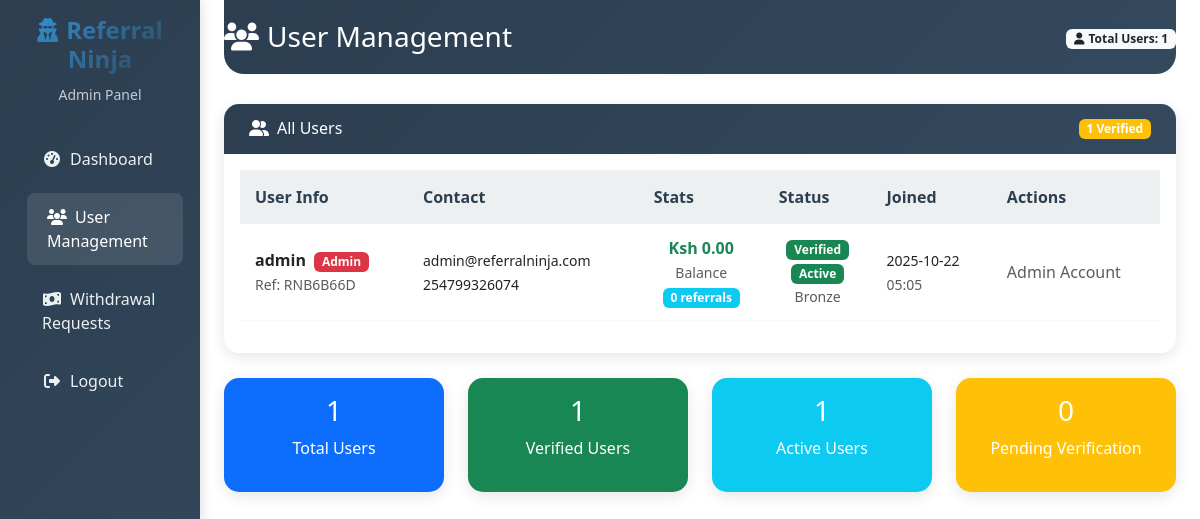
Before: /admin/users (signed in) with the older database file.
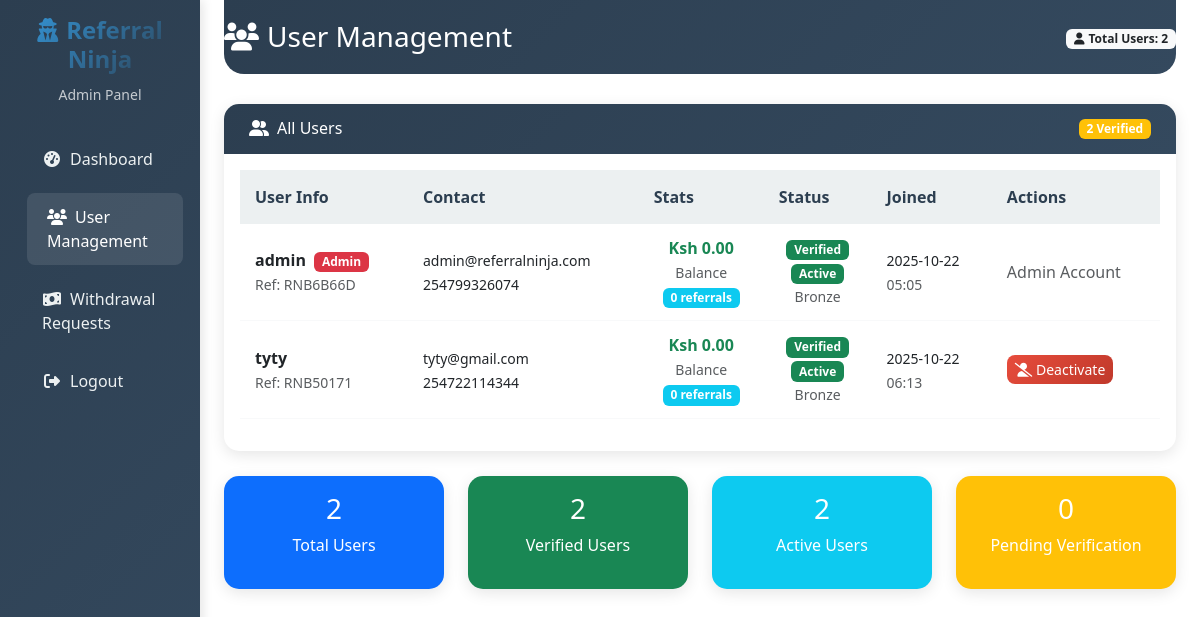
After: the same page with the newer database file.
### app.py (models this page shows, shortened)
class User(UserMixin, db.Model):
    id = db.Column(db.Integer, primary_key=True)
    username = db.Column(db.String(80), unique=True, nullable=False)
    email = db.Column(db.String(120), unique=True, nullable=False)
    password_hash = db.Column(db.String(200), nullable=False)
    phone_number = db.Column(db.String(20), unique=True, nullable=False)
    balance = db.Column(db.Float, default=0.0)
    referral_code = db.Column(db.String(10), unique=True)
    referred_by = db.Column(db.String(10))
    referral_balance = db.Column(db.Float, default=0.0)
    total_earned = db.Column(db.Float, default=0.0)
    total_withdrawn = db.Column(db.Float, default=0.0)
    referral_count = db.Column(db.Integer, default=0)
    is_admin = db.Column(db.Boolean, default=False)
    is_verified = db.Column(db.Boolean, default=False)
    is_active = db.Column(db.Boolean, default=True)
    created_at = db.Column(db.DateTime, default=lambda: datetime.now(timezone.utc))
    user_rank = db.Column(db.String(20), default='Bronze')
    total_commission = db.Column(db.Float, default=0.0)
    referral_source = db.Column(db.String(20), default='direct')
    reset_token = db.Column(db.String(100), unique=True)
    reset_token_expires = db.Column(db.DateTime)

### app.py (the view)
@app.route('/admin/users')
@login_required
@admin_required
def admin_users():
    users = User.query.all()
    for user in users:
        user.referral_count = Referral.query.filter_by(referrer_id=user.id).count()
        user.pending_withdrawals = Transaction.query.filter_by(
            user_id=user.id,
            transaction_type='withdrawal',
            status='pending'
        ).count()
    return render_template('admin_users.html', users=users)

### app.py (called while the page is built)
def admin_required(f):
    @wraps(f)
    def decorated_function(*args, **kwargs):
        if not current_user.is_admin:
            flash('Access denied. Admin privileges required.', 'error')
            return redirect(url_for('dashboard'))
        return f(*args, **kwargs)
    return decorated_function

@app.context_processor
def utility_processor():
    return {
        'abs': abs,
        'min': min,
        'max': max,
        'round': round,
        'len': len
    }

@app.context_processor
def inject_now():
    return {'now': datetime.now(timezone.utc)}

@login_manager.user_loader
def load_user(user_id):
    try:
        return db.session.get(User, int(user_id))
    except Exception as e:
        print(f"Error loading user {user_id}: {e}")
        return None

@app.before_request
def before_request():
    try:
        db.session.execute(text('SELECT 1'))
    except Exception as e:
        print(f"Database connection error: {e}")
        db.session.rollback()

### templates/admin_users.html (shortened to what this page needs)
<!DOCTYPE html>
<html lang="en">
<head>
    <link href="https://cdn.jsdelivr.net/npm/bootstrap@5.3.0/dist/css/bootstrap.min.css" rel="stylesheet">
    <link rel="stylesheet" href="https://cdnjs.cloudflare.com/ajax/libs/font-awesome/6.4.0/css/all.min.css">
</head>
<body>
    <div class="container-fluid">
        <div class="row">
            <nav class="col-md-3 col-lg-2 d-md-block sidebar collapse">
                <div class="position-sticky pt-3">
                    <div class="text-center mb-4">
                        <h4 class="logo-text">
                            <i class="fas fa-user-secret me-2"></i>Referral Ninja
                        </h4>
                        <small class="text-light opacity-75">Admin Panel</small>
                    </div>
                    <ul class="nav flex-column">
                        <li class="nav-item">
                            <a class="nav-link" href="{{ url_for('admin_dashboard') }}">
                                <i class="fas fa-tachometer-alt me-2"></i>Dashboard
                            </a>
                        </li>
                        <li class="nav-item">
                            <a class="nav-link active" href="{{ url_for('admin_users') }}">
                                <i class="fas fa-users me-2"></i>User Management
                            </a>
                        </li>
                        <li class="nav-item">
                            <a class="nav-link" href="{{ url_for('admin_withdrawals') }}">
                                <i class="fas fa-money-bill-wave me-2"></i>Withdrawal Requests
                            </a>
                        </li>
                        <li class="nav-item">
                            <a class="nav-link" href="{{ url_for('logout') }}">
                                <i class="fas fa-sign-out-alt me-2"></i>Logout
                            </a>
                        </li>
                    </ul>
                </div>
            </nav>
            <main class="col-md-9 ms-sm-auto col-lg-10 px-md-4">
                <div class="main-header">
                    <div class="d-flex justify-content-between align-items-center">
                        <h1 class="h3 mb-0">
                            <i class="fas fa-users me-2"></i>User Management
                        </h1>
                        <div class="text-end">
                            <span class="badge bg-light text-dark">
                                <i class="fas fa-user me-1"></i>Total Users: {{ users|length }}
                            </span>
                        </div>
                    </div>
                </div>
                <div class="card">
                    <div class="card-header d-flex justify-content-between align-items-center">
                        <h6 class="m-0 font-weight-bold">
                            <i class="fas fa-user-friends me-2"></i>All Users
                        </h6>
                        <span class="badge bg-warning">
                            {{ users|selectattr('is_verified')|list|length }} Verified
                        </span>
                    </div>
                    <div class="card-body">
                        {% if users %}
                            <div class="table-responsive">
                                <table class="table table-hover">
                                    <thead>
                                        <tr>
                                            <th>User Info</th>
                                            <th>Contact</th>
                                            <th>Stats</th>
                                            <th>Status</th>
                                            <th>Joined</th>
                                            <th>Actions</th>
                                        </tr>
                                    </thead>
                                    <tbody>
                                        {% for user in users %}
                                        <tr>
                                            <td>
                                                <div>
                                                    <strong>{{ user.username }}</strong>
                                                    {% if user.is_admin %}
                                                        <span class="badge bg-danger ms-1">Admin</span>
                                                    {% endif %}
                                                    <br>
                                                    <small class="text-muted">Ref: {{ user.referral_code }}</small>
                                                </div>
                                            </td>
                                            <td>
                                                <div>
                                                    <small>{{ user.email }}</small>
                                                    <br>
                                                    <small>{{ user.phone_number }}</small>
                                                </div>
                                            </td>
                                            <td>
                                                <div class="text-center">
                                                    <div class="fw-bold text-success">Ksh {{ "%.2f"|format(user.balance) }}</div>
                                                    <small class="text-muted">Balance</small>
                                                    <br>
                                                    <span class="badge bg-info">{{ user.referral_count }} referrals</span>
                                                </div>
                                            </td>
                                            <td>
                                                <div class="text-center">
                                                    {% if user.is_verified %}
                                                        <span class="badge bg-success">Verified</span>
                                                    {% else %}
                                                        <span class="badge bg-warning">Unverified</span>
                                                    {% endif %}
                                                    <br>
                                                    {% if user.is_active %}
                                                        <span class="badge bg-success">Active</span>
                                                    {% else %}
                                                        <span class="badge bg-danger">Inactive</span>
                                                    {% endif %}
                                                    <br>
                                                    <small class="text-muted">{{ user.user_rank }}</small>
                                                </div>
                                            </td>
                                            <td>
                                                <small>{{ user.created_at.strftime('%Y-%m-%d') }}</small>
                                                <br>
                                                <small class="text-muted">{{ user.created_at.strftime('%H:%M') }}</small>
                                            </td>
                                            <td>
                                                {% if not user.is_admin %}
                                                    <div class="btn-group-vertical btn-group-sm">
                                                        <button class="btn btn-{{ 'danger' if user.is_active else 'success' }}"
                                                                onclick="toggleUserStatus({{ user.id }})"
                                                                title="{{ 'Deactivate' if user.is_active else 'Activate' }} User">
                                                            <i class="fas fa-{{ 'user-slash' if user.is_active else 'user-check' }}"></i>
                                                            {{ 'Deactivate' if user.is_active else 'Activate' }}
                                                        </button>
                                                    </div>
                                                {% else %}
                                                    <span class="text-muted">Admin Account</span>
                                                {% endif %}
                                            </td>
                                        </tr>
                                        {% endfor %}
                                    </tbody>
                                </table>
                            </div>
                        {% else %}
                            <div class="text-center py-4">
                                <i class="fas fa-users fa-3x text-muted mb-3"></i>
                                <p class="text-muted">No users found in the system</p>
                            </div>
                        {% endif %}
                    </div>
                </div>
                <div class="row mt-4">
                    <div class="col-md-3">
                        <div class="card bg-primary text-white">
                            <div class="card-body text-center">
                                <h3>{{ users|length }}</h3>
                                <p>Total Users</p>
                            </div>
                        </div>
                    </div>
                    <div class="col-md-3">
                        <div class="card bg-success text-white">
                            <div class="card-body text-center">
                                <h3>{{ users|selectattr('is_verified')|list|length }}</h3>
                                <p>Verified Users</p>
                            </div>
                        </div>
                    </div>
                    <div class="col-md-3">
                        <div class="card bg-info text-white">
                            <div class="card-body text-center">
                                <h3>{{ users|selectattr('is_active')|list|length }}</h3>
                                <p>Active Users</p>
                            </div>
                        </div>
                    </div>
                    <div class="col-md-3">
                        <div class="card bg-warning text-white">
                            <div class="card-body text-center">
                                <h3>{{ users|rejectattr('is_verified')|list|length }}</h3>
                                <p>Pending Verification</p>
                            </div>
                        </div>
                    </div>
                </div>
            </main>
        </div>
    </div>
</body>
</html>

### templates/admin_users.html (style rules this page uses)
:root { --primary-color: #2c3e50; --secondary-color: #3498db; --accent-color: #e74c3c; --success-color: #27ae60; --warning-color: #f39c12; --info-color: #2980b9; --dark-color: #34495e; --light-color: #ecf0f1; }
.sidebar { min-height: 100vh; background: linear-gradient(135deg, var(--primary-color) 0%, var(--dark-color) 100%); box-shadow: 3px 0 10px rgba(0,0,0,0.1); }
.sidebar .nav-link { color: var(--light-color); padding: 12px 20px; margin: 5px 10px; border-radius: 8px; transition: all 0.3s ease; }
.sidebar .nav-link:hover, .sidebar .nav-link.active { background-color: rgba(255,255,255,0.1); color: white; transform: translateX(5px); }
.sidebar .nav-link i { width: 20px; text-align: center; }
.main-header { background: linear-gradient(135deg, var(--primary-color), var(--dark-color)); color: white; padding: 20px 0; margin-bottom: 30px; border-radius: 0 0 20px 20px; }
.card { border: none; border-radius: 15px; box-shadow: 0 4px 15px rgba(0,0,0,0.1); margin-bottom: 25px; }
.card-header { background: linear-gradient(135deg, var(--primary-color), var(--dark-color)); color: white; border-radius: 15px 15px 0 0 !important; padding: 15px 25px; border: none; }
.btn-danger { background: linear-gradient(135deg, var(--accent-color), #c0392b); border: none; border-radius: 8px; }
.table th { background-color: var(--light-color); color: var(--primary-color); font-weight: 600; border: none; padding: 15px; }
.table td { padding: 12px 15px; vertical-align: middle; border-color: #f8f9fa; }
.logo-text { font-weight: 700; font-size: 1.5rem; background: linear-gradient(135deg, #3498db, #2c3e50); -webkit-background-clip: text; -webkit-text-fill-color: transparent; background-clip: text; }

Changed rows visible on the page:
added User: username "tyty", referral_code "RNB50171", email "tyty@gmail.com", phone_number "254722114344", balance "0.00", referral_count "0", is_verified "Verified", shows "Active", user_rank "Bronze", created_at "2025-10-22", created_at "06:13", is_active "Deactivate"
Other visible differences:
{{ users|length }}: "1" → "2"
{{ users|selectattr('is_verified')|list|length }}: "1" → "2"
{{ users|selectattr('is_active')|list|length }}: "1" → "2"
